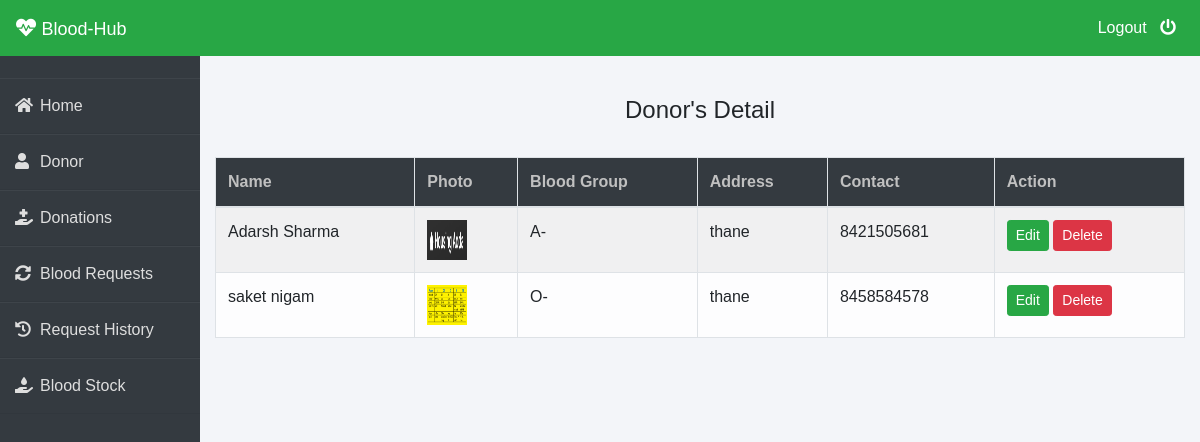
Screenshot of /admin-donor (signed in) with the database file from the repository.
### donor/models.py (models this page shows, shortened)
class Donor(models.Model):
    user=models.OneToOneField(User,on_delete=models.CASCADE)
    profile_pic= models.ImageField(upload_to='profile_pic/Donor/',null=True,blank=True)
    bloodgroup=models.CharField(max_length=10)
    address = models.CharField(max_length=40)
    mobile = models.CharField(max_length=10,null=False)
    @property
    def get_name(self):
        return self.user.first_name+" "+self.user.last_name

### blood/views.py (the view)
# urls.py: path('admin-donor', views.admin_donor_view,name='admin-donor'),
@login_required(login_url='adminlogin')
def admin_donor_view(request):
    donors=dmodels.Donor.objects.all()
    return render(request,'blood/admin_donor.html',{'donors':donors})

### templates/blood/admin_donor.html
{% extends 'blood/adminbase.html' %}
{% block content %}
{% load widget_tweaks %}
{%load static%}
<br><br>
<div class="container">
    <H4 class="text-center">Donor's Detail</H4><br>
    <table class="table table-light table-hover table-bordered table-striped">
        <thead class="bg-dark">
            <tr>
                <th scope="col" style="color: rgb(192, 192, 192);">Name</th>
                <th scope="col" style="color: rgb(192, 192, 192);">Photo</th>
                <th scope="col" style="color: rgb(192, 192, 192);">Blood Group</th>
                <th scope="col" style="color: rgb(192, 192, 192);">Address</th>
                <th scope="col" style="color: rgb(192, 192, 192);">Contact</th>
                <th style="color: rgb(192, 192, 192);">Action</th>
            </tr>
        </thead>
        <tbody>
            {% for t in donors %}
            <tr>
                <td> {{t.get_name}}</td>
                <td> <img src="{% static t.profile_pic.url %}" alt="Profile Pic" height="40px" width="40px" /></td>
                <td>{{t.bloodgroup}}</td>
                <td>{{t.address}}</td>
                <td>{{t.mobile}}</td>
                <td>
                    <button class="btn btn-success btn-sm"><a  style="text-decoration: none;color: white;" href="{% url 'update-donor' t.id  %}">Edit</a> </button>
                    <button class="btn btn-danger btn-sm"><a  style="text-decoration: none;color: white;" href="{% url 'delete-donor' t.id  %}">Delete</a> </button>
                </td>
            </tr>
            {% endfor %}
        </tbody>
    </table>
</div>
{% endblock content %}

### rows the page displays
Donor: get_name "Adarsh Sharma", profile_pic (picture), bloodgroup "A-", address "thane", mobile "8421505681"
Donor: get_name "saket nigam", profile_pic (picture), bloodgroup "O-", address "thane", mobile "8458584578"
